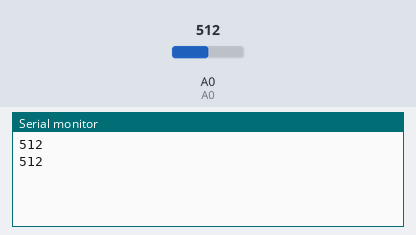
Recording of a sketch running on a simulated Arduino Uno, built with avr-gcc and run on an emulated ATmega328P. Parts: the last lines printed to the serial monitor. Inputs (shaded band) come from the test bench; at power-on: A0 = 512.

Above: at 2.3 s.
2.4 s: A0 set to 610
At 3.9 s:
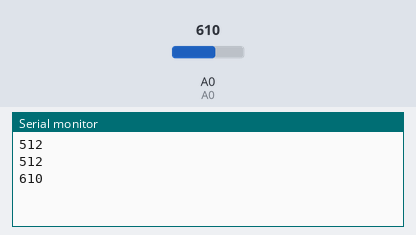
4.5 s: A0 set to 590
At 5.1 s:
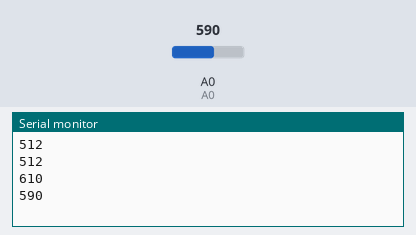
Timing chart, 0 to 7.5 s (numbered marks = the images above; inputs shaded):
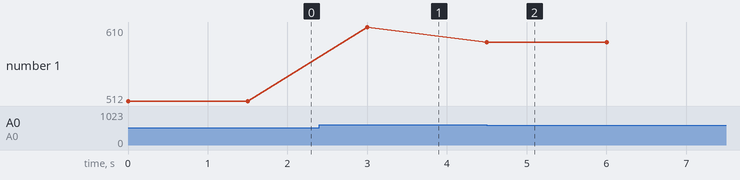

The sketch:

Master.ino
```cpp
// Master
#include <SoftwareSerial.h>
SoftwareSerial BTSerial(10,11);
// sensor
int value;
#define A0 0
//
void setup() {
  BTSerial.begin(38400);
  Serial.begin(38400);
}

void loop() {
  value = analogRead(A0);
  Serial.println(value);
  if (value <= 600) {
    BTSerial.write('0');
  } else {
    BTSerial.write('1');
  }
  delay(1500);
}
```

Measured:
- after the input at 2.4 s, the serial monitor: prints a new line after 0.60 s (image 1)
- after the input at 4.5 s, the serial monitor: prints a new line at once (image 2)
- plotted number 1: 512 → 610 after the input at 2.4 s, 610 → 590 after the input at 4.5 s
